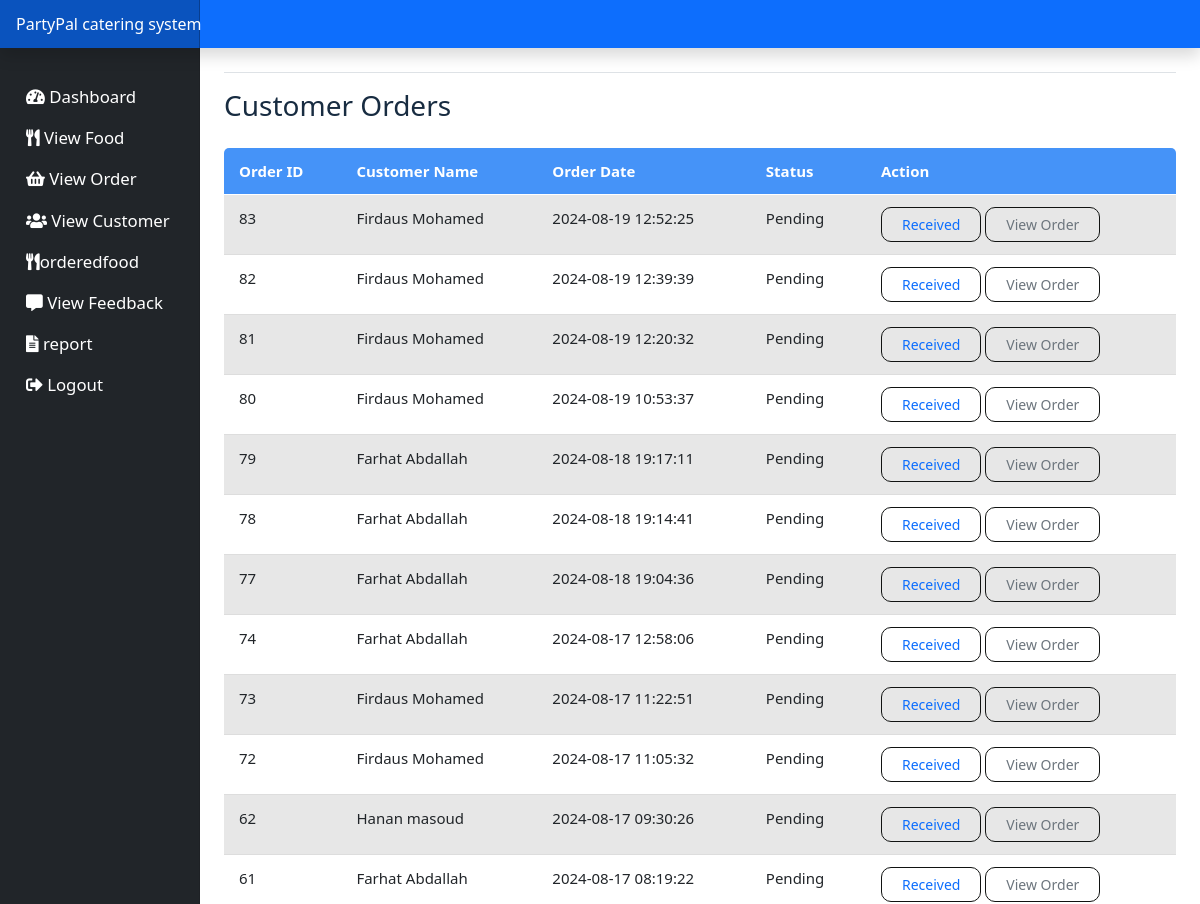
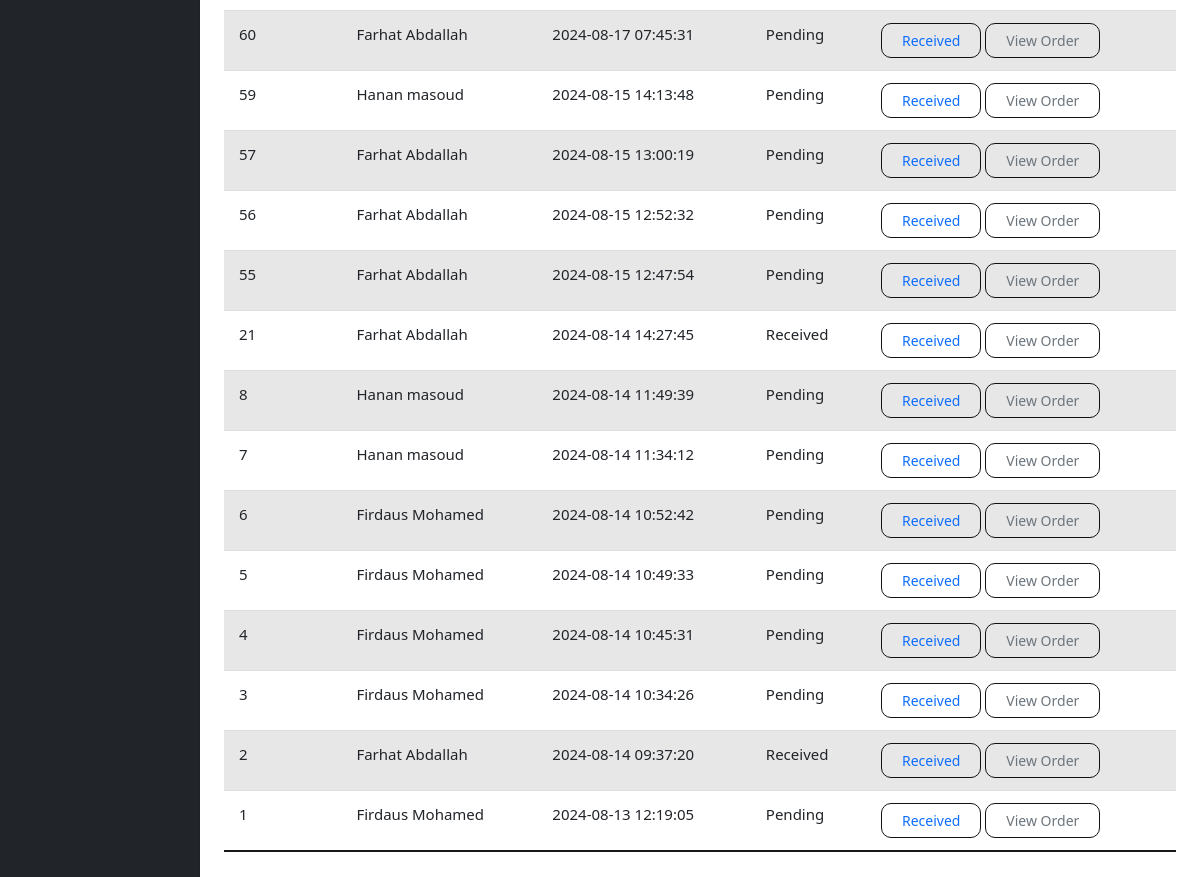
/caterer/view_order.php (signed in), run on the app's committed database (2 pictures, top to bottom).
### tables this page shows
CREATE TABLE `orders` (
  `OrderID` int(11) NOT NULL,
  `CustomerID` int(11) NOT NULL,
  `OrderDate` timestamp NOT NULL DEFAULT current_timestamp(),
  `totalPrice` decimal(10,2) NOT NULL,
  `quantity` int(11) NOT NULL,
  `Status` enum('pending','Received','','') NOT NULL DEFAULT 'pending',
  `paymentStatus` enum('paid','unpaid','','') NOT NULL DEFAULT 'unpaid'
);

CREATE TABLE `customer` (
  `CustomerID` int(11) NOT NULL,
  `firstName` varchar(200) NOT NULL,
  `lastName` varchar(200) NOT NULL,
  `password` varchar(50) NOT NULL,
  `phone` int(11) NOT NULL,
  `email` varchar(50) NOT NULL,
  `address` varchar(50) NOT NULL,
  `role` enum('customer') NOT NULL
);

### caterer/view_order.php (the view, shortened to what this page needs)
<?php
include_once("connection.php");
$email = $_SESSION['email'];
$query = "SELECT catererID, Name FROM caterers WHERE email = :email";
$stmt = $conn->prepare($query);
$stmt->bindParam(':email', $email, PDO::PARAM_STR);
$stmt->execute();
$caterer = $stmt->fetch(PDO::FETCH_ASSOC);
$catererID = $caterer['catererID'];
?>
<!doctype html>
<html lang='en'>
<head>
    <link href='assets/dist/css/bootstrap.min.css' rel='stylesheet'>
    <link href='assets/dashboard.css' rel='stylesheet'>
</head>
<body>
<?php include_once('header.php'); ?>
<div class='container-fluid'>
    <div class='row'>
        <?php include_once('sidenav.php'); ?>
        <main class='col-md-9 ms-sm-auto col-lg-10 px-md-4'>
            <div class='d-flex justify-content-between flex-wrap flex-md-nowrap align-items-center pt-3 pb-2 mb-3 border-bottom'>
            </div>
            <div class='table-responsive'>
                <h3>Customer Orders</h3>
                <table class='table table-striped table-sm'>
                    <thead>
                    <tr>
                        <th>Order ID</th>
                        <th>Customer Name</th>
                        <th>Order Date</th>
                        <th>Status</th>
                        <th>Action</th>
                    </tr>
                    </thead>
                    <tbody>
<?php
if ($catererID) {
    try {
        $query = "SELECT o.OrderID, o.OrderDate, c.firstName, c.lastName, o.status
                  FROM orders o
                  JOIN customer c ON o.CustomerID = c.customerID
                  JOIN orderfood of ON o.OrderID = of.OrderID
                  JOIN food f ON of.FoodID = f.FoodID
                  WHERE f.catererID = :catererID
                  GROUP BY o.OrderID, o.OrderDate, c.firstName, c.lastName, o.status
                  ORDER BY o.OrderDate DESC";
        $stmt = $conn->prepare($query);
        $stmt->bindParam(':catererID', $catererID, PDO::PARAM_INT);
        $stmt->execute();
        $orders = $stmt->fetchAll(PDO::FETCH_ASSOC);
        if ($orders) {
            foreach ($orders as &$order) {
                if (empty($order['status']) || $order['status'] !== 'Received') {
                    $order['status'] = 'Pending';
                }
                echo '<tr>';
                echo '<td>' . htmlspecialchars($order['OrderID']) . '</td>';
                echo '<td>' . htmlspecialchars($order['firstName'] . ' ' . $order['lastName']) . '</td>';
                echo '<td>' . htmlspecialchars($order['OrderDate']) . '</td>';
                echo '<td>' . htmlspecialchars($order['status']) . '</td>';
                echo "<td>
                        <form method='post' action='update_order_status.php' style='display:inline;'>
                            <input type='hidden' name='OrderID' value='{$order['OrderID']}'>
                            <button type='submit' class='btn btn-sm btn-outline-primary'>Received</button>
                        </form>
                        <form method='get' action='view_order_details.php' style='display:inline;'>
                            <input type='hidden' name='OrderID' value='{$order['OrderID']}'>
                            <button type='submit' class='btn btn-sm btn-outline-secondary'>View Order</button>
                        </form>
                      </td>";
                echo '</tr>';
            }
        } else {
            echo '<tr><td colspan="5" class="text-center">No orders found.</td></tr>';
        }
    } catch (PDOException $e) {
        echo 'Error: ' . $e->getMessage();
    }
} else {
    echo 'Error: Caterer ID not found.';
}
?>
</tbody>
                </table>
            </div>
        </main>
    </div>
</div>
</body>
</html>

### caterer/assets/dashboard.css (style rules this page uses)
body { font-size: .875rem; }
.table { border-collapse: collapse; margin: 25px 0; font-size: 15px; min-width: 100%; overflow: hidden; border-radius: 5px 5px 0 0; }
table thead tr { color: #fff; background: #4593f8; text-align: left; font-weight: bold; }
.table th, .table td { padding: 12px 15px; }
.table tbody tr { border-bottom: 1px solid #ddd; }
.table tbody tr:nth-of-type(odd) { background: #f3f3f3; }
.table tbody tr:last-of-type { border-bottom: 2px solid #161917; }
.table button { padding: 6px 20px; border-radius: 10px; cursor: pointer; background: transparent; border: 1px solid #111312; }

### data on the page
orders: OrderID "83", CustomerID.lastName "Firdaus Mohamed", OrderDate "2024-08-19 12:52:25", status "Pending"
orders: OrderID "82", CustomerID.lastName "Firdaus Mohamed", OrderDate "2024-08-19 12:39:39", status "Pending"
orders: OrderID "81", CustomerID.lastName "Firdaus Mohamed", OrderDate "2024-08-19 12:20:32", status "Pending"
orders: OrderID "80", CustomerID.lastName "Firdaus Mohamed", OrderDate "2024-08-19 10:53:37", status "Pending"
orders: OrderID "79", CustomerID.lastName "Farhat Abdallah", OrderDate "2024-08-18 19:17:11", status "Pending"
orders: OrderID "78", CustomerID.lastName "Farhat Abdallah", OrderDate "2024-08-18 19:14:41", status "Pending"
orders: OrderID "77", CustomerID.lastName "Farhat Abdallah", OrderDate "2024-08-18 19:04:36", status "Pending"
orders: OrderID "74", CustomerID.lastName "Farhat Abdallah", OrderDate "2024-08-17 12:58:06", status "Pending"
orders: OrderID "73", CustomerID.lastName "Firdaus Mohamed", OrderDate "2024-08-17 11:22:51", status "Pending"
orders: OrderID "72", CustomerID.lastName "Firdaus Mohamed", OrderDate "2024-08-17 11:05:32", status "Pending"
orders: OrderID "62", CustomerID.lastName "Hanan masoud", OrderDate "2024-08-17 09:30:26", status "Pending"
orders: OrderID "61", CustomerID.lastName "Farhat Abdallah", OrderDate "2024-08-17 08:19:22", status "Pending"
orders: OrderID "60", CustomerID.lastName "Farhat Abdallah", OrderDate "2024-08-17 07:45:31", status "Pending"
orders: OrderID "59", CustomerID.lastName "Hanan masoud", OrderDate "2024-08-15 14:13:48", status "Pending"
orders: OrderID "57", CustomerID.lastName "Farhat Abdallah", OrderDate "2024-08-15 13:00:19", status "Pending"
orders: OrderID "56", CustomerID.lastName "Farhat Abdallah", OrderDate "2024-08-15 12:52:32", status "Pending"
orders: OrderID "55", CustomerID.lastName "Farhat Abdallah", OrderDate "2024-08-15 12:47:54", status "Pending"
orders: OrderID "21", CustomerID.lastName "Farhat Abdallah", OrderDate "2024-08-14 14:27:45", Status "Received"
orders: OrderID "8", CustomerID.lastName "Hanan masoud", OrderDate "2024-08-14 11:49:39", status "Pending"
orders: OrderID "7", CustomerID.lastName "Hanan masoud", OrderDate "2024-08-14 11:34:12", status "Pending"
orders: OrderID "6", CustomerID.lastName "Firdaus Mohamed", OrderDate "2024-08-14 10:52:42", status "Pending"
orders: OrderID "5", CustomerID.lastName "Firdaus Mohamed", OrderDate "2024-08-14 10:49:33", status "Pending"
orders: OrderID "4", CustomerID.lastName "Firdaus Mohamed", OrderDate "2024-08-14 10:45:31", status "Pending"
orders: OrderID "3", CustomerID.lastName "Firdaus Mohamed", OrderDate "2024-08-14 10:34:26", status "Pending"
orders: OrderID "2", CustomerID.lastName "Farhat Abdallah", OrderDate "2024-08-14 09:37:20", Status "Received"
orders: OrderID "1", CustomerID.lastName "Firdaus Mohamed", OrderDate "2024-08-13 12:19:05", status "Pending"
